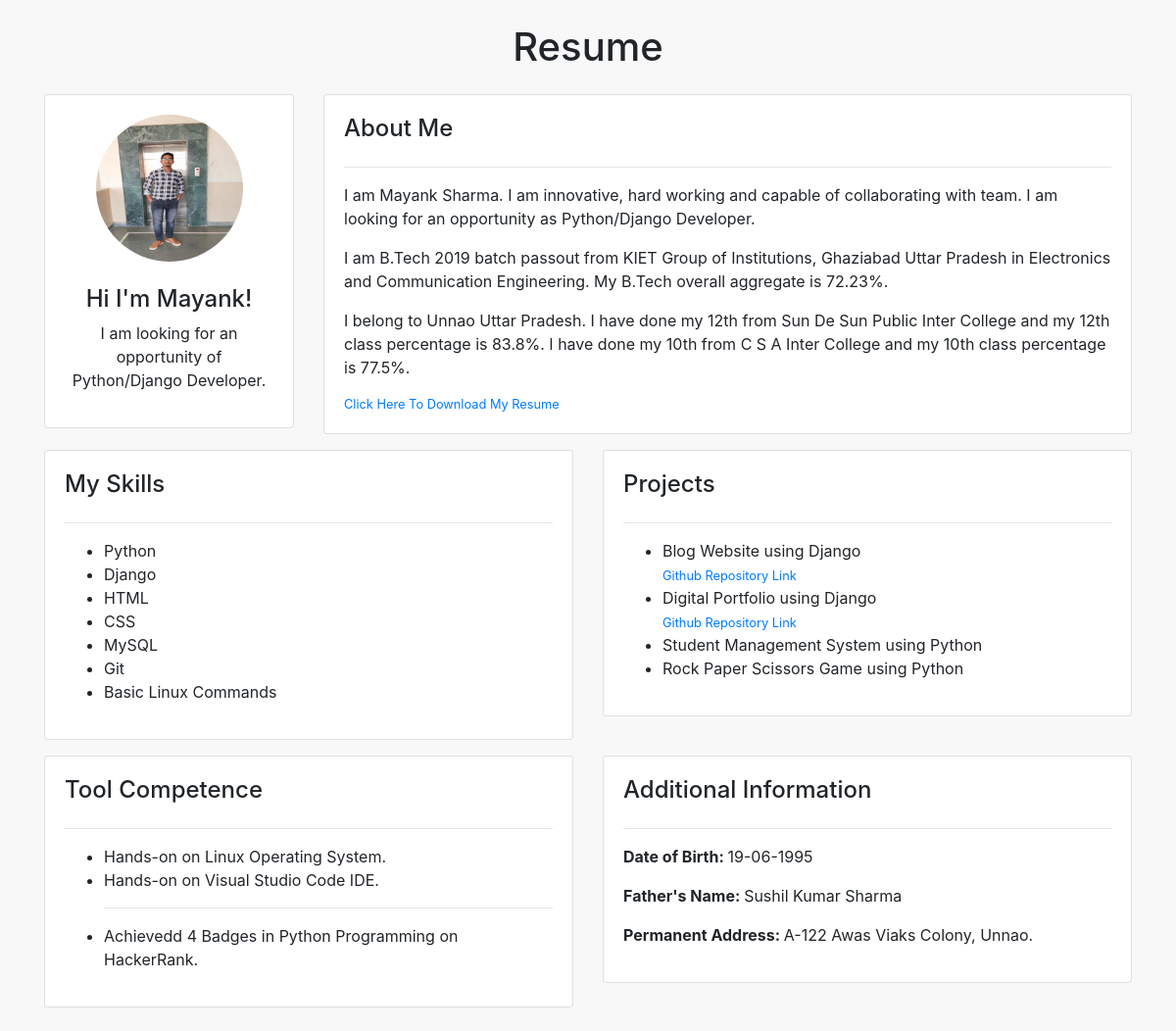
Before: / with the older database file.
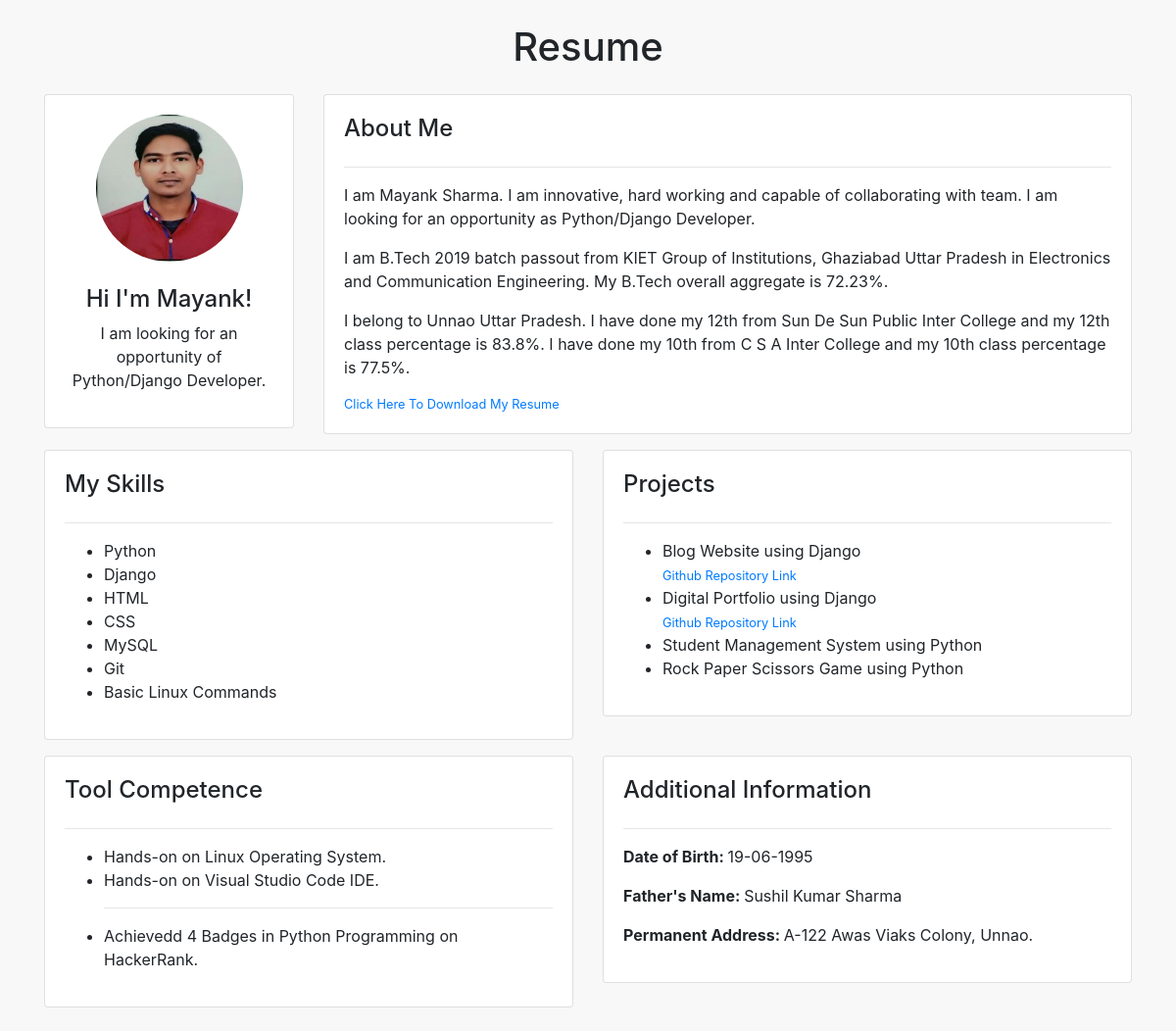
After: the same page with the newer database file.
### homeapp/models.py (models this page shows, shortened)
class Intro(models.Model):
    image = models.ImageField(default='default.jpg', upload_to='images')
    name = models.CharField(max_length=50)
    title = models.TextField()

### homeapp/views.py (the view)
# urls.py: 2. Add a URL to urlpatterns:  path('', views.home, name='home')
def home(request):
    context = {
        'intro':Intro.objects.all(),
        'aboutme':Resume.objects.all(),
        'myskills':MySkill.objects.all(),
        'myprojects':MyProject.objects.all()
    }
    return render(request,'homeapp/home.html', context)

### homeapp/templates/homeapp/home.html
{% extends 'homeapp/base.html' %}
{% load static %}
{% block style %}
<link rel="stylesheet" href="{% static 'homeapp/design.css' %}">
{% endblock %}
{% block content %}
<div class="container my-4">
    <h1 class='profile-wrapper mb-4'>Resume</h1>
    <div class='row my-3'>
        <div class='col-md-3'>
            {% for i in intro %}
            <div class='card card-body profile-wrapper'>
                <img id='profile-pic' src='{{ i.image.url }}' alt="Error">
                <br>
                <h4>{{ i.name }}</h4>
                <p>{{ i.title }}</p>
            </div>
            {% endfor %}
        </div>
        <div class='col-md-9'>
            <div class='card card-body about-me'>
                <h4>About Me</h4>
                <hr>
                {% for a in aboutme %}
                    <p>{{ a.a1 }}</p>
                    <p>{{ a.a2 }}</p>
                    <p>{{ a.a3 }}</p>
                    <small>
                        <a href="{{ a.a4.url }}" target='_blank'>Click Here To Download My Resume</a>
                    </small>
                {% endfor %}
            </div>
        </div>
    </div>
    <div class='row'>
        <div class='col-md-6'>
            <div class='card card-body'>
                <h4>My Skills</h4>
                <hr>
                {% for s in myskills %}
                <ul>
                    <li>{{ s.s1 }}</li>
                    <li>{{ s.s2 }}</li>
                    <li>{{ s.s3 }}</li>
                    <li>{{ s.s4 }}</li>
                    <li>{{ s.s5 }}</li>
                    <li>{{ s.s6 }}</li>
                    <li>{{ s.s7 }}</li>
                </ul>
                {% endfor %}
            </div>
        </div>
        <div class='col-md-6'>
            <div class='card card-body'>
                <h4>Projects</h4>
                <hr>
                {% for p in myprojects %}
                <ul>
                    <li>{{ p.p1 }}</li>
                    <small><a href="https://github.com/mak-19/DjangoBlogWebsite.git" target="_blank">Github
                            Repository Link</a></small>
                    <li>{{ p.p2 }}</li>
                    <small><a href="https://github.com/mak-19/Portfolio" target="_blank">Github
                            Repository Link</a></small>
                    <li>{{ p.p3 }}</li>
                    <li>{{ p.p4 }}</li>
                </ul>
                {% endfor %}
            </div>
        </div>
    </div>
    <div class='row my-3'>
        <div class='col-md-6'>
            <div class='card card-body'>
                <h4>Tool Competence</h4>
                <hr>
                <ul>
                    <li>Hands-on on Linux Operating System.</li>
                    <li>Hands-on on Visual Studio Code IDE.</li>
                    <hr>
                    <li>Achievedd 4 Badges in Python Programming on HackerRank.</li>
                </ul>
            </div>
        </div>
        <div class='col-md-6'>
            <div class='card card-body'>
                <h4>Additional Information</h4>
                <hr>
                <p><strong>Date of Birth: </strong>19-06-1995</p>
                <p><strong>Father's Name: </strong>Sushil Kumar Sharma</p>
                <p><strong>Permanent Address: </strong>A-122 Awas Viaks Colony, Unnao.</p>
            </div>
        </div>
    </div>
</div>
{% endblock %}

Changed rows visible on the page:
changed Intro "Hi I'm Mayank!": image: a different picture
